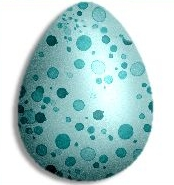
#> input picture fa20cs4476-ps2/egg.jpg, 174 x 185 px
$ python submissionDetectCircles.py
#> lines starting #> are read from the running program, lines starting #| are printed output that depends on the picture; after the words box and inside, x2 and y2 are one past the last pixel; in counts of white or black regions, pixels touching at a corner belong together
#> further down, image is the input picture: shape (185, 174, 3); mean R, G, B 174.1, 205.8, 206.1
import numpy as np
import math
import imageio
from skimage.color import rgb2hsv, hsv2rgb, rgb2gray
from skimage.feature import canny
import matplotlib.pyplot as plt
from typing import Tuple

def detect_circles(img, radius, use_gradient):
#> called with radius = 5, use_gradient = False
    image = rgb2gray(img).astype(np.float64)
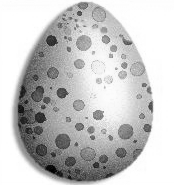
#> image: shape (185, 174) float64; min 0.00113, max 1, mean 0.781
    edges = canny(image, sigma = 1)
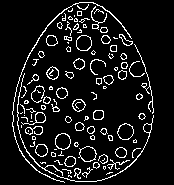
#> edges: shape (185, 174) bool; 9.3% white in thin lines or dots, all inside (x1, y1, x2, y2) = (12, 2, 154, 183)
    gradient = np.gradient(image)
#> gradient = 2 items
    gradientX = gradient[1]
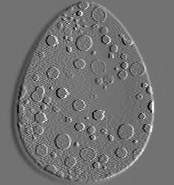
#> gradientX: shape (185, 174) float64; min -0.244, max 0.299, mean 1.26e-05; drawn with min black and max white
    gradientX[gradientX == 0] = 0.000000001
    gradientY = gradient[0]
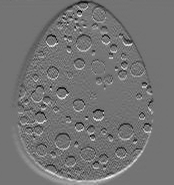
#> gradientY: shape (185, 174) float64; min -0.265, max 0.318, mean -8.9e-05; drawn with min black and max white
    gradient_direction = np.arctan2(gradientY, gradientX)
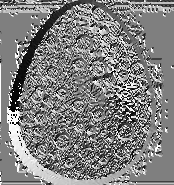
#> gradient_direction: shape (185, 174) float64; min -3.14, max 3.14, mean 0.0256; drawn with min black and max white
    edgeRow, edgeCol = edges.shape
#> edgeRow = 185; edgeCol = 174
    hough = np.zeros((edgeRow // 2, edgeCol // 2))
    for y in range(0, edgeRow):
        for x in range(0, edgeCol):
            if edges[y, x]:
                if not use_gradient:
                    for theta in np.arange(0, 2 * math.pi, .05):
                        a = np.around(x + radius * np.cos(theta)).astype(int)
                        b = np.around(y + radius * np.sin(theta)).astype(int)
                        if a >= 0 and b >= 0 and a < edgeRow and b < edgeCol:
                            hough[a // 2, b // 2] += 1
                else:
                    theta = gradient_direction[y, x]
                    a = np.around(x + radius * np.cos(theta)).astype(int)
                    b = np.around(y + radius * np.sin(theta)).astype(int)
                    if a >= 0 and b >= 0 and a < edgeRow and b < edgeCol:
                        hough[a // 2, b // 2] += 1
                    a = np.around(x - radius * np.cos(theta)).astype(int)
                    b = np.around(y - radius * np.sin(theta)).astype(int)
                    if a >= 0 and b >= 0 and a < edgeRow and b < edgeCol:
                        hough[a // 2, b // 2] += 1
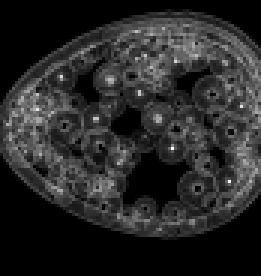
#> hough: shape (92, 87) float64 (shown 3 times larger); min 0, max 283, mean 45.1; drawn with min black and max white
    plt.imshow(hough)
    #imageio.imwrite('egg_gradient_false_accumulator.jpg', hough.astype(np.uint8))
    plt.show()
    return np.argwhere(hough == np.amax(hough))

image = imageio.imread('egg.jpg')
radius = 5
centers = detect_circles(image, radius, False)
#> centers = [[49, 57]]
print(centers)
#| [[49 57]]
imgRow, imgCol, color = image.shape
#> imgRow = 185; imgCol = 174; color = 3
for i in np.arange(0, len(centers[:, 0])):
    for theta in np.arange(0, 2 * math.pi, 0.01):
        a = np.around(centers[i, 0] + radius * np.cos(theta)).astype(int)
        b = np.around(centers[i, 1] + radius * np.sin(theta)).astype(int)
        if a >= 0 and b >= 0 and a < imgCol and b < imgRow:
            image[b, a] = [255, 0, 0]
#> this loop made 1 pass
#> image: shape (185, 174, 3)
plt.imshow(image)
#imageio.imwrite('egg_gradient_6.jpg', image)
plt.show()
